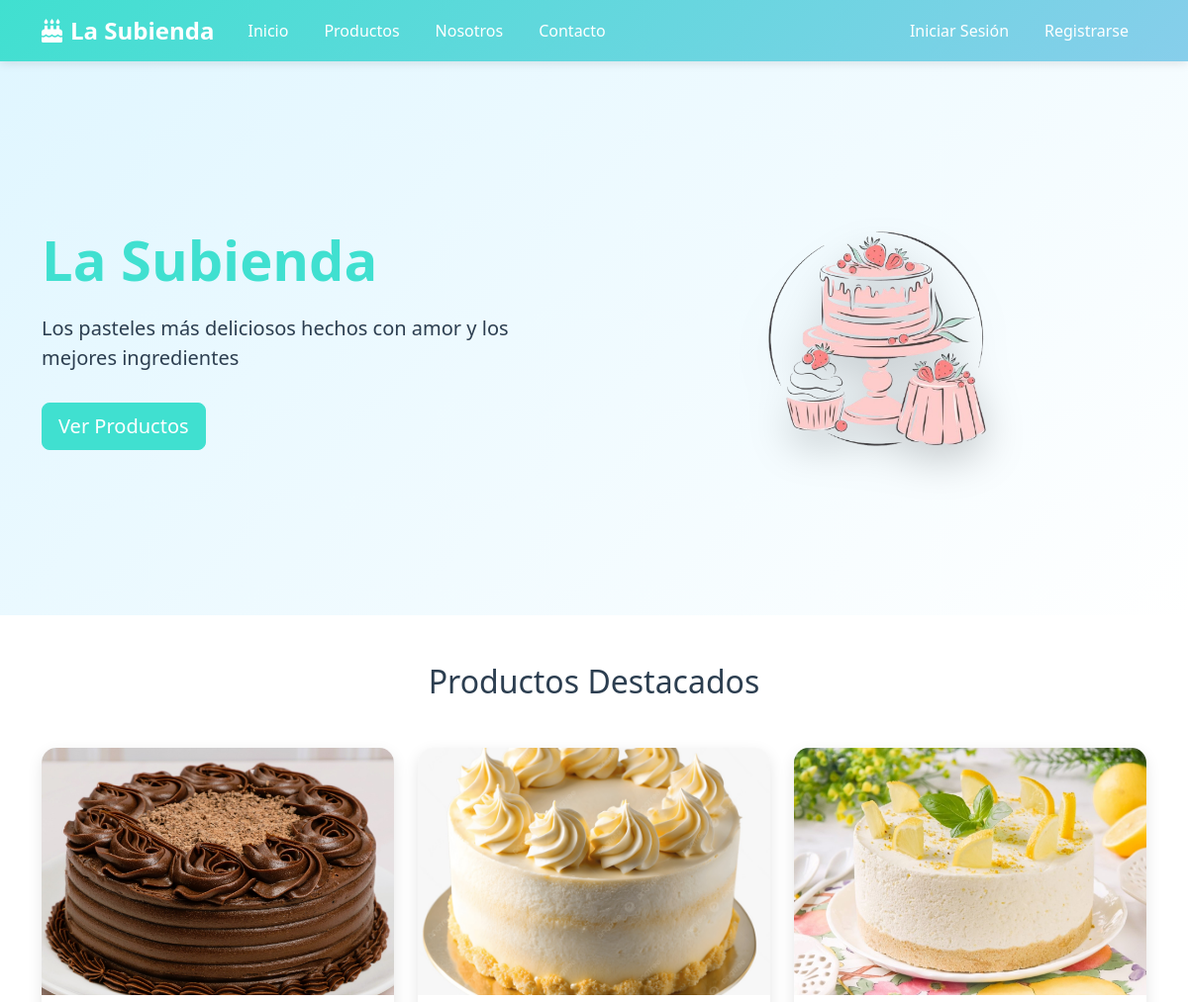
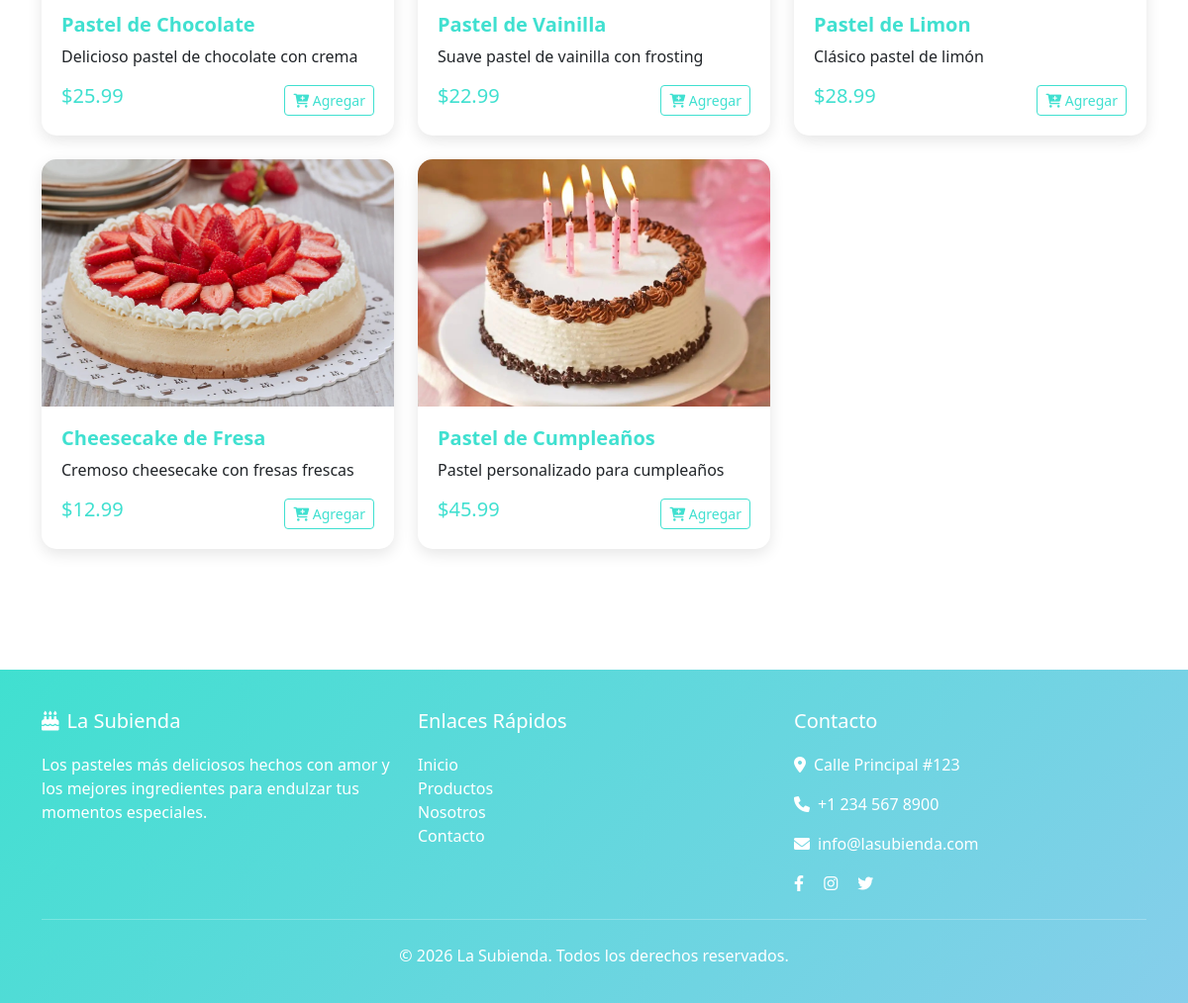
The page / on the database its author committed (2 pictures, top to bottom).
### tables this page shows
CREATE TABLE `productos` (
  `id` int(11) NOT NULL,
  `nombre` varchar(200) NOT NULL,
  `descripcion` text DEFAULT NULL,
  `precio` decimal(10,2) NOT NULL,
  `imagen` varchar(255) DEFAULT NULL,
  `categoria_id` int(11) DEFAULT NULL,
  `stock` int(11) DEFAULT 0,
  `destacado` tinyint(1) DEFAULT 0,
  `activo` tinyint(1) DEFAULT 1,
  `fecha_creacion` timestamp NOT NULL DEFAULT current_timestamp()
);

### includes/functions.php (called while the page is built, shortened)
<?php
function obtenerProductosDestacados($conn, $limit = 6) {
    $limit = (int)$limit;
    $stmt = $conn->prepare("SELECT * FROM productos WHERE destacado = 1 AND activo = 1 LIMIT " . $limit);
    $stmt->execute();
    return $stmt->fetchAll(PDO::FETCH_ASSOC);
}
?>

### index.php (the view, shortened to what this page needs)
<?php
require_once 'config/database.php';
require_once 'includes/functions.php';
$productos_destacados = obtenerProductosDestacados($conn);
?>
<!DOCTYPE html>
<html lang="es">
<head>
    <link href="https://cdn.jsdelivr.net/npm/bootstrap@5.3.0/dist/css/bootstrap.min.css" rel="stylesheet">
    <link href="https://cdnjs.cloudflare.com/ajax/libs/font-awesome/6.0.0/css/all.min.css" rel="stylesheet">
    <link href="assets/css/style.css" rel="stylesheet">
</head>
<body>
    <?php include 'includes/header.php'; ?>
    <section class="hero-section">
        <div class="container">
            <div class="row align-items-center">
                <div class="col-lg-6">
                    <h1 class="display-4 fw-bold text-primary">La Subienda</h1>
                    <p class="lead">Los pasteles más deliciosos hechos con amor y los mejores ingredientes</p>
                    <a href="productos.php" class="btn btn-primary btn-lg">Ver Productos</a>
                </div>
                <div class="col-lg-6 hero-img text-center">
                    <img src="assets/images/cake-hero.png" alt="Pastel" class="img-fluid">
                </div>
            </div>
        </div>
    </section>
    <section class="py-5">
        <div class="container">
            <h2 class="text-center mb-5">Productos Destacados</h2>
            <div class="row">
                <?php foreach ($productos_destacados as $producto): ?>
                    <div class="col-md-4 mb-4">
                        <div class="card product-card">
                            <img src="<?php echo $producto['imagen']; ?>" class="card-img-top"
                                alt="<?php echo $producto['nombre']; ?>">
                            <div class="card-body">
                                <h5 class="card-title"><?php echo $producto['nombre']; ?></h5>
                                <p class="card-text"><?php echo $producto['descripcion']; ?></p>
                                <div class="d-flex justify-content-between align-items-center">
                                    <span
                                        class="h5 text-primary">$<?php echo number_format($producto['precio'], 2); ?></span>
                                    <button class="btn btn-outline-primary btn-sm"
                                        onclick="agregarAlCarrito(<?php echo $producto['id']; ?>)">
                                        <i class="fas fa-cart-plus"></i> Agregar
                                    </button>
                                </div>
                            </div>
                        </div>
                    </div>
                <?php endforeach; ?>
            </div>
        </div>
    </section>
    <?php include 'includes/footer.php'; ?>
</body>
</html>

### assets/css/style.css (style rules this page uses)
:root { --primary-color: #40e0d0; --secondary-color: #87ceeb; --light-blue: #e0f6ff; --white: #ffffff; --dark-text: #2c3e50; --light-gray: #f8f9fa; }
body { font-family: "Segoe UI", Tahoma, Geneva, Verdana, sans-serif; background-color: var(--white); color: var(--dark-text); }
.btn-primary { background-color: var(--primary-color); border-color: var(--primary-color); color: white; }
.btn-outline-primary { color: var(--primary-color); border-color: var(--primary-color); }
.text-primary { color: var(--primary-color) !important; }
.hero-section { background: linear-gradient(135deg, var(--light-blue), var(--white)); padding: 100px 0; min-height: 70vh; display: flex; align-items: center; }
.hero-section h1 { color: var(--primary-color); margin-bottom: 20px; }
.hero-section .lead { color: var(--dark-text); margin-bottom: 30px; }
.hero-img img { max-height: 300px !important; width: auto !important; display: block; margin: 0 auto; filter: drop-shadow(0 15px 20px rgba(0, 0, 0, 0.2)); transition: all 0.4s ease-in-out; }
.product-card { border: none; border-radius: 15px; box-shadow: 0 5px 15px rgba(0, 0, 0, 0.1); transition: all 0.3s ease; overflow: hidden; }
.product-card img { height: 250px; object-fit: cover; transition: transform 0.3s ease; }
.product-card .card-body { padding: 20px; }
.product-card .card-title { color: var(--primary-color); font-weight: bold; }
.fade-in-up { animation: fadeInUp 0.6s ease-out; }

### rows shown on the page
productos: imagen (picture), nombre "Pastel de Chocolate", descripcion "Delicioso pastel de chocolate con crema", precio "25.99"
productos: imagen (picture), nombre "Pastel de Vainilla", descripcion "Suave pastel de vainilla con frosting", precio "22.99"
productos: imagen (picture), nombre "Pastel de Limon", descripcion "Clásico pastel de limón", precio "28.99"
productos: imagen (picture), nombre "Cheesecake de Fresa", descripcion "Cremoso cheesecake con fresas frescas", precio "12.99"
productos: imagen (picture), nombre "Pastel de Cumpleaños", descripcion "Pastel personalizado para cumpleaños", precio "45.99"
